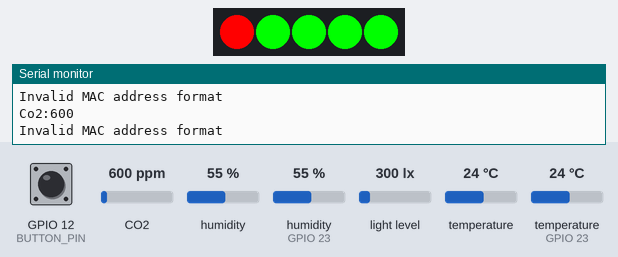
Bench run of a program on a simulated ESP32. Shown: 5 RGB LEDs in strip order, left to right, the last lines printed to the serial monitor. The inputs (shaded band) are chosen by the test bench; at power-on: GPIO 12 (BUTTON_PIN) HIGH, CO2 600 ppm, humidity 55 %, humidity (sensor on GPIO 23) 55 %, light level 300 lx, temperature 24 °C, temperature (sensor on GPIO 23) 24 °C. WiFi joins after 1.5 s; servers stay silent unless stated; a WiFi scan finds three made-up networks; EEPROM starts erased.

Above: at 3.2 s.
3.3 s: GPIO 12 (BUTTON_PIN) pulled LOW for 1 s
At 4.5 s:
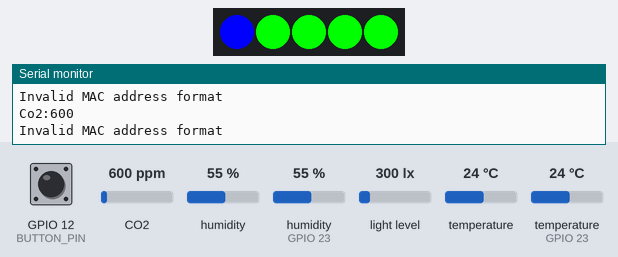
8.5 s: GPIO 12 (BUTTON_PIN) pulled LOW for 3.2 s
At 12.4 s:
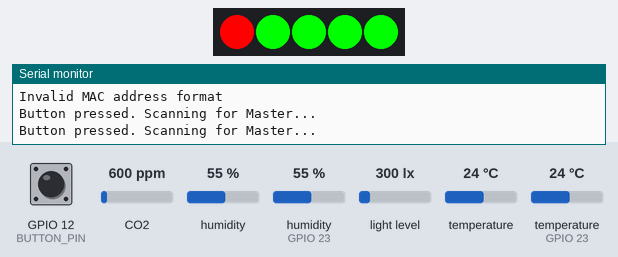
Timing chart, 0 to 13.9 s (numbered marks = the images above; inputs shaded):
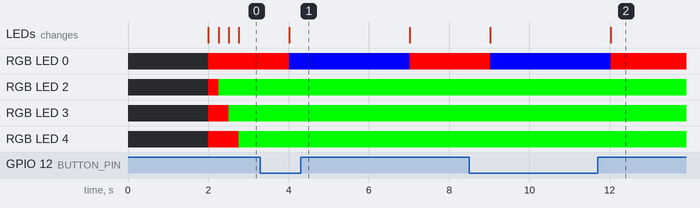

The program:

main.cpp
```cpp
#include <Arduino.h>
#include <Wire.h>

#include "classes/light/LightSensor.h"
#include "classes/CO2/CO2Sensor.h"
#include "classes/tempHumidity/TempHumiditySensor.h"
#include "classes/leds/LedsController.h"
#include "classes/communication/CommunicationController.h"

//Access Point

LightSensor lightSensor;
CO2Sensor co2Sensor;
TempHumiditySensor tempHumiditySensor;
LedsController ledsController;
CommunicationController communicationController;

void scani2c(){
    Serial.println("Scanning...");
    byte count = 0;
    for (byte i = 8; i < 120; i++) {
        Wire.beginTransmission(i);
        if (Wire.endTransmission() == 0) {
            Serial.print("Found I2C Device at: 0x");
            Serial.println(i, HEX);
            count++;
        }
    }
    Serial.print("Found ");
    Serial.print(count);
    Serial.println(" device(s).");
}

void setup() {
    Serial.begin(115200);
    Wire.begin();

    // scani2c();

    lightSensor.begin();
    delay(500);

    tempHumiditySensor.begin();
    delay(500);

    co2Sensor.begin();
    delay(500);

    communicationController.begin();
    delay(500);

}
void loop() {

    float light = lightSensor.readLight();
    ledsController.setLight( light );
    communicationController.sendData("Light", light);
    delay(250);

    float temp = tempHumiditySensor.readTemp();
    ledsController.setTemp( temp );
    communicationController.sendData("Temperature", temp);
    delay(250);

    float humidity = tempHumiditySensor.readHumidity();
    ledsController.setHumidity( humidity );
    communicationController.sendData("Humidity", humidity);
    delay(250);

    float co2 = co2Sensor.readCO2();
    ledsController.setCO2( co2 );
    communicationController.sendData("CO2", co2);
    delay(250);

    ledsController.setConnection( communicationController.run() );
}
```

CO2Sensor.cpp
```cpp
#include "CO2Sensor.h"
#include <Wire.h>

SensirionI2CScd4x scd4x;

CO2Sensor::CO2Sensor(){
    interval = 45000;
    last_measurement = 99999;
    state = -9999;
}

void CO2Sensor::begin(){
    scd4x.begin(Wire);
    scd4x.startPeriodicMeasurement();
}
float CO2Sensor::readCO2(){
    //Verify interval
    unsigned int currentTime = millis();
    unsigned int elapsed = currentTime - last_measurement;

    if (elapsed < interval) { return 9999; }

    last_measurement = currentTime;

    //Measure
    uint16_t error;
    char errorMessage[256];

    uint16_t co2;
    float temperature;
    float humidity;

    error = scd4x.readMeasurement(co2, temperature, humidity);
    if (error || !co2) {
        state = -9999;
    }
    else {
        Serial.print("Co2:");
        Serial.println(co2);

        state = static_cast<float>(co2);
    }

    return state;
}
```

CO2Sensor.h
```cpp
#ifndef CO2SENSOR_H
#define CO2SENSOR_H

#include <Wire.h>
#include "SensirionI2CScd4x.h"

class CO2Sensor {
public:
    CO2Sensor();
    void begin();
    float readCO2();

private:
    SensirionI2CScd4x scd4x;
    float state;
    unsigned int interval;
    unsigned int last_measurement;
};

#endif
```

CommunicationController.cpp
```cpp
#include "CommunicationController.h"
#include <WiFi.h>
#include <Arduino.h>
#include <Preferences.h>
#include <esp_now.h>

#define BUTTON_PIN 12

CommunicationController::CommunicationController(){
    state = "IDLE";
    mac_address = "";
}

void CommunicationController::begin(){
    pinMode(BUTTON_PIN, INPUT_PULLUP);
    WiFi.mode(WIFI_STA);
    preferences.begin("env-node", false);

    if (esp_now_init() != ESP_OK) {
        Serial.println("ESP-NOW initialization failed!");
        state = "ERROR";
    }

    mac_address = preferences.getString("mac_address", "");
    if(mac_address != ""){
      state = "CONNECTED";
    }
}
String CommunicationController::run() {

    if(state == "CONNECTING"){
        this->connect();
    }

    if (digitalRead(BUTTON_PIN) == LOW) {
        mac_address = "";
        state = "CONNECTING";
    }

    return state;

}

void CommunicationController::connect() {
  Serial.println("Button pressed. Scanning for Master...");

  int networksFound = WiFi.scanNetworks();

  for (int i = 0; i < networksFound; i++) {
    if (WiFi.SSID(i) == SSID) {
      Serial.println("Master AP found. Connecting...");

      WiFi.begin(SSID, password);

      int attempt = 0;
      while (WiFi.status() != WL_CONNECTED && attempt < 10) {
        delay(500);
        attempt++;
      }

      if (WiFi.status() == WL_CONNECTED) {
        state = "CONNECTED";
        mac_address = WiFi.BSSIDstr(i);
        Serial.print("\nConnected to HUB");
        Serial.println(mac_address);
      }
      else {
        state = "IDLE";
        Serial.println("\nFailed to connect to HUB");
      }
      break;
    }
  }

    if(mac_address == ""){
      state = "IDLE";
    }
    preferences.putString("mac_address", mac_address);
}


void CommunicationController::sendData(String key, float value){
  if(value == -9999 || value == 9999){ return; }

    uint8_t receiverMAC[6];
    if (sscanf(this->mac_address.c_str(), "%hhx:%hhx:%hhx:%hhx:%hhx:%hhx",
              &receiverMAC[0], &receiverMAC[1], &receiverMAC[2],
              &receiverMAC[3], &receiverMAC[4], &receiverMAC[5]) != 6) {
        Serial.println("Invalid MAC address format");
        return;
    }

    Serial.printf("Peer MAC: %02X:%02X:%02X:%02X:%02X:%02X\n",
            receiverMAC[0], receiverMAC[1], receiverMAC[2],
            receiverMAC[3], receiverMAC[4], receiverMAC[5]);


    esp_now_peer_info_t peerInfo;
    memcpy(peerInfo.peer_addr, receiverMAC, 6);
    peerInfo.channel = 0;
    peerInfo.encrypt = false;
    peerInfo.ifidx = WIFI_IF_STA;

    if (!esp_now_is_peer_exist(receiverMAC)) {
        if (esp_now_add_peer(&peerInfo) != ESP_OK) {
            Serial.println("Failed to add peer");
            return;
        }
    }

    String data = "{\"key\":\"" + key + "\", \"value\":\"" + value + "\"}";
    Serial.println(data);

    const char *message = data.c_str();
    size_t messageLen = strlen(message);

    esp_err_t result = esp_now_send(receiverMAC, (uint8_t *)message, messageLen);

    if (result == ESP_OK) {
        Serial.println("Data sent successfully");
    } else {
        Serial.printf("Error sending data: %d\n", result);
    }
}
```

CommunicationController.h
```cpp
#ifndef COMMUNICATIONCONTROLLER_H
#define COMMUNICATIONCONTROLLER_H

#include <WiFi.h>
#include <Arduino.h>
#include <Preferences.h>

class CommunicationController {
public:
    CommunicationController();
    void begin();
    String run();
    void connect();
    void sendData(String key, float value);
private:
    Preferences preferences;


    String mac_address;
    String state;
    const char* SSID = "Environmental Node HUB";
    const char* password = "staging_password_123";
};

#endif
```

LedsController.cpp
```cpp
#include "LedsController.h"
#include <FastLED.h>
#include <Arduino.h>

#define NUM_LEDS 5
#define DATA_PIN 13

CRGB leds[NUM_LEDS];

LedsController::LedsController(){
    FastLED.addLeds<WS2812B, DATA_PIN, GRB>(leds, NUM_LEDS);

    for(int i = 0; i < 5; i++){
        leds[i] = 0xFFFF00;
    }

    this->connection_state = "IDLE";
    this->light = -9999;
    this->temp = -9999;
    this->humidity = -9999;
    this->CO2 = -9999;
}


void LedsController::setLight(float state){
    this->light = state;
    this->show();
}
void LedsController::setTemp(float state){
    this->temp = state;
    this->show();
}
void LedsController::setHumidity(float state){
    this->humidity = state;
    this->show();
}
void LedsController::setCO2(float state){
    this->CO2 = state;
    this->show();
}
void LedsController::setConnection(String connection_state){
    this->connection_state = connection_state;
    this->show();
}

void LedsController::show(){

    if(connection_state == "IDLE"){
        leds[0] = 0xff0000;
    }
    else if(connection_state == "CONNECTING"){
        leds[0] = 0x0000ff;
    }
    else{
        leds[0] = 0x00ff00;
    }

    if(light != 9999){
        leds[1] = (light != -9999) ? 0x00ff00 : 0xff0000;
    }
    if(temp != 9999){
        leds[2] = (temp != -9999) ? 0x00ff00 : 0xff0000;
    }
    if(humidity != 9999){
        leds[3] = (humidity != -9999) ? 0x00ff00 : 0xff0000;
    }
    if(CO2 != 9999){
        leds[4] = (CO2 != -9999) ? 0x00ff00 : 0xff0000;
    }


    FastLED.show();
}
```

LedsController.h
```cpp
#ifndef LEDSCONTROLLER_H
#define LEDSCONTROLLER_H

#include <Arduino.h>

class LedsController {
public:

public:
    LedsController();

    void setConnection(String connection_state);
    void setLight(float state);
    void setTemp(float state);
    void setHumidity(float state);
    void setCO2(float state);

    void show();

private:

    String connection_state;
    float light;
    float temp;
    float humidity;
    float CO2;

};

#endif
```

LightSensor.cpp
```cpp
#include "LightSensor.h"
#include <BH1750.h>

BH1750 lightMeter;

LightSensor::LightSensor(){
    interval = 45000;
    last_measurement = 99999;
    state = -9999;
}

void LightSensor::begin() {
    lightMeter.begin();
}

float LightSensor::readLight() {
    //Verify interval
    unsigned int currentTime = millis();
    unsigned int elapsed = currentTime - last_measurement;

    if (elapsed < interval) { return 9999; }

    last_measurement = currentTime;

    //Measure
    float lux = lightMeter.readLightLevel();
    if (lux >= 0) {
        Serial.print("Light Level: ");
        Serial.print(lux);
        Serial.println(" lx");
        state = lux;
    }
    else{
        state = -9999;
    }

    return state;
}
```

LightSensor.h
```cpp
#ifndef LIGHTSENSOR_H
#define LIGHTSENSOR_H

#include <BH1750.h>
#include <Wire.h>

class LightSensor {
public:
    LightSensor();
    void begin();
    float readLight();

private:
    BH1750 lightMeter;
    float state;
    unsigned int interval;
    unsigned int last_measurement;
};

#endif
```

TempHumiditySensor.cpp
```cpp
#include "TempHumiditySensor.h"
#include <DHT.h>

#define DHTPIN 23
#define DHTTYPE DHT22

TempHumiditySensor::TempHumiditySensor()
    : dht(DHTPIN, DHTTYPE)
{
    interval = 45000;

    temp_last_measurement = 99999;
    humidity_last_measurement = 99999;

    state_temp = -9999;
    state_humidity = -9999;
}

void TempHumiditySensor::begin() {
    dht.begin();
}

float TempHumiditySensor::readTemp() {
    //Verify interval
    unsigned int currentTime = millis();
    unsigned int elapsed = currentTime - temp_last_measurement;

    if (elapsed < interval) { return 9999; }

    temp_last_measurement = currentTime;

    //Measure
    float temperature = dht.readTemperature();

    if (isnan(temperature)) {
        state_temp = -9999;
    }
    else{
        Serial.print("Temperature: ");
        Serial.print(temperature - 2);
        Serial.println("°C");
        state_temp = temperature - 2.5;
    }

    return state_temp;
}
float TempHumiditySensor::readHumidity(){
    unsigned int currentTime = millis();
    unsigned int elapsed = currentTime - humidity_last_measurement;

    if (elapsed < interval) { return 9999; }

    humidity_last_measurement = currentTime;


    float humidity = dht.readHumidity();
    if(isnan(humidity)){
        state_humidity = -9999;
    }
    else{
        Serial.print("Humidity: ");
        Serial.print(humidity);
        Serial.println("%");
        state_humidity = humidity;
    }

    return state_humidity;
}
```

TempHumiditySensor.h
```cpp
#ifndef TEMPHUMIDITYSENSOR_H
#define TEMPHUMIDITYSENSOR_H

#include <DHT.h>
#include <Wire.h>

class TempHumiditySensor {
public:
    TempHumiditySensor();
    void begin();
    float readTemp();
    float readHumidity();

private:
    DHT dht;
    float state_temp;
    float state_humidity;

    unsigned int interval;
    unsigned int temp_last_measurement;
    unsigned int humidity_last_measurement;
};

#endif
```

Measured:
- after the input at 3.3 s, RGB LED 0: RGB(255, 0, 0) → RGB(0, 0, 255) after 0.71 s, → RGB(255, 0, 0) 3.0 s later; the LEDs: change after 0.71 s (image 1)
- after the input at 8.5 s, RGB LED 0: RGB(255, 0, 0) → RGB(0, 0, 255) after 0.52 s, → RGB(255, 0, 0) 3.0 s later; the LEDs: first change after 0.52 s (image 2 shows a later state)
